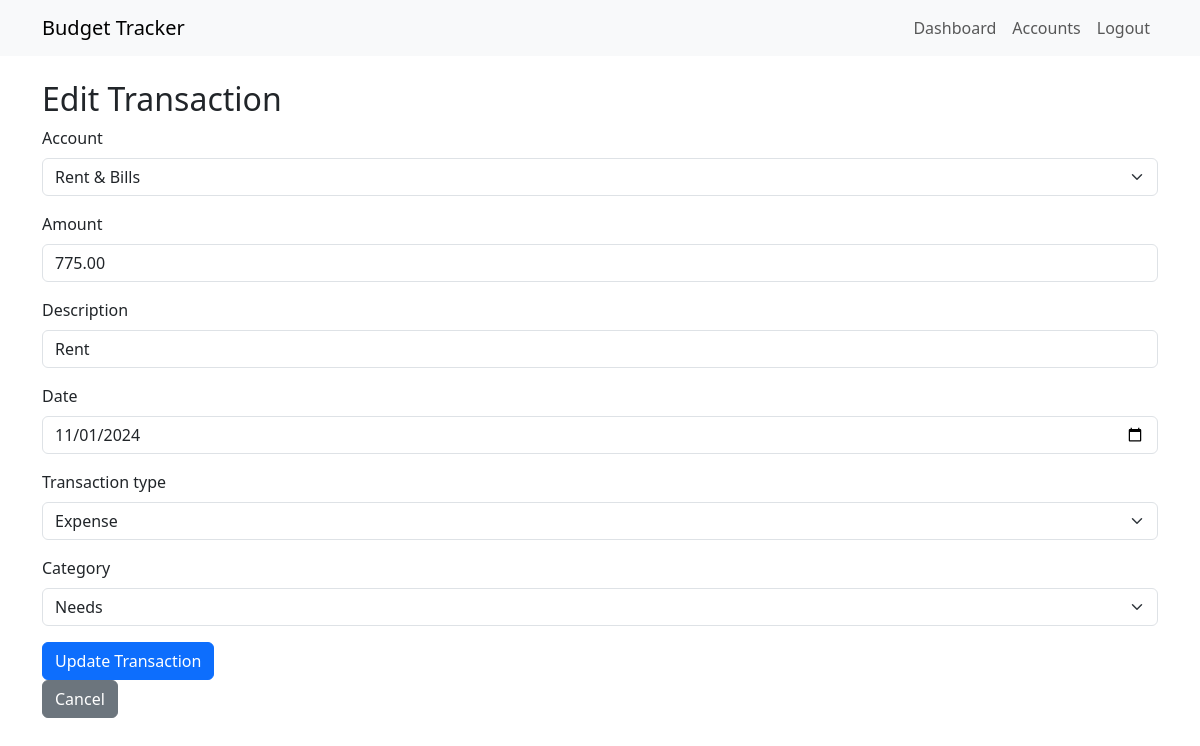
The page /accounts/transaction/2/edit/ (signed in) on the database its author committed.
### accounts/models.py (models this page shows, shortened)
class Transaction(models.Model):
    TRANSACTION_TYPES = [
        ('EXPENSE', 'Expense'),
        ('INCOME', 'Income'),
    ]
    CATEGORIES = [
        ('NEEDS', 'Needs'),
        ('WANTS', 'Wants'),
        ('SAVINGS', 'Savings'),
    ]
    budget = models.ForeignKey(Budget, on_delete=models.CASCADE, related_name='transactions')
    account = models.ForeignKey(Account, on_delete=models.CASCADE, related_name='transactions', null=True)
    amount = models.DecimalField(max_digits=10, decimal_places=2)
    description = models.CharField(max_length=255)
    date = models.DateField()
    transaction_type = models.CharField(max_length=7, choices=TRANSACTION_TYPES, default='EXPENSE')
    category = models.CharField(max_length=7, choices=CATEGORIES, default='NEEDS')

### accounts/views.py (the view)
# urls.py: path('transaction/<int:transaction_id>/edit/', views.edit_transaction, name='edit_transaction'),
@login_required
def edit_transaction(request, transaction_id):
    transaction = get_object_or_404(Transaction, id=transaction_id, budget__user=request.user)
    if request.method == 'POST':
        form = TransactionForm(request.POST, instance=transaction, user=request.user)
        if form.is_valid():
            form.save()
            messages.success(request, 'Transaction updated successfully!')
            return redirect('accounts:transaction_detail', transaction_id=transaction.id)
    else:
        form = TransactionForm(instance=transaction, user=request.user)
    return render(request, 'accounts/edit_transaction.html', {'form': form, 'transaction': transaction})

### accounts/forms.py
class TransactionForm(forms.ModelForm):
    account = forms.ModelChoiceField(queryset=Account.objects.none())
    class Meta:
        model = Transaction
        fields = ['account', 'amount', 'description', 'date', 'transaction_type', 'category']
        widgets = {
            'date': forms.DateInput(attrs={'type': 'date'}),
        }
    def __init__(self, *args, **kwargs):
        user = kwargs.pop('user', None)
        super(TransactionForm, self).__init__(*args, **kwargs)
        if user:
            self.fields['account'].queryset = Account.objects.filter(user=user)

### accounts/models.py (called while the page is built)
    def __str__(self):
        return self.name

### accounts/templates/accounts/edit_transaction.html (shortened to what this page needs)
{% extends 'base.html' %}
{% load django_bootstrap5 %}
{% block content %}
<h2>Edit Transaction</h2>
<form method="post">
    {% bootstrap_form form %}
    {% bootstrap_button "Update Transaction" button_type="submit" button_class="btn-primary" %}
</form>
<a href="{% url 'accounts:transaction_detail' transaction.id %}" class="btn btn-secondary">Cancel</a>
{% endblock %}

### rows shown on the page
Transaction: account "Rent & Bills", amount "775.00", description "Rent", date "11/01/2024", transaction_type "Expense", category "Needs"
